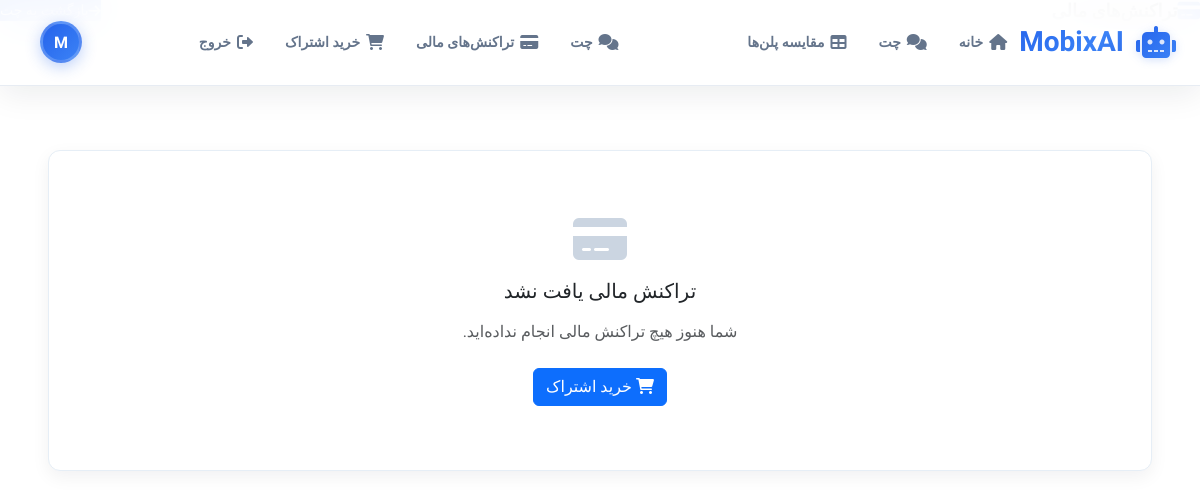
The app's page /financial-transactions/ (signed in), older data.
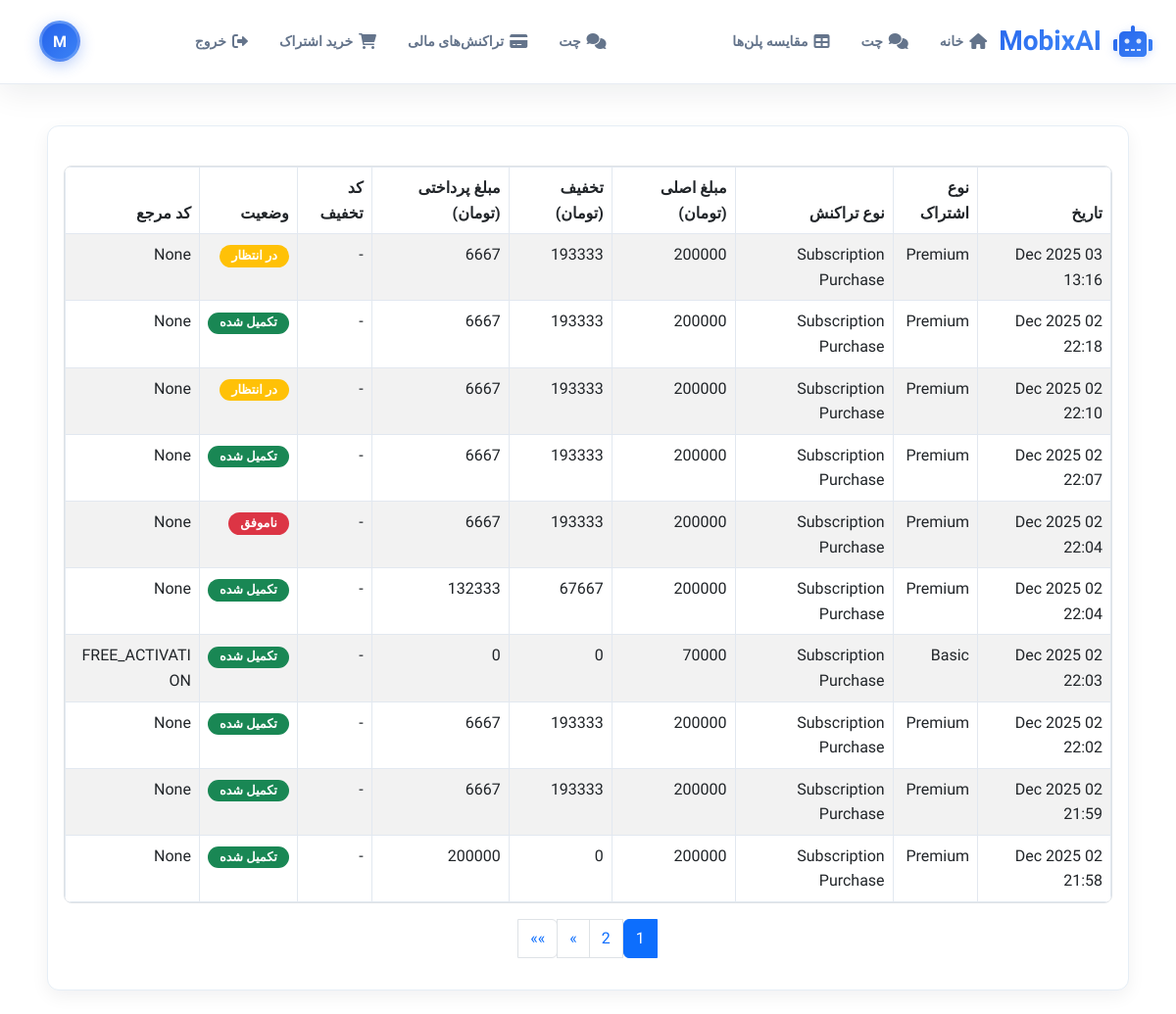
The same page, newer data.
### subscriptions/models.py (models this page shows, shortened)
class FinancialTransaction(models.Model):
    TRANSACTION_TYPES = [
        ('subscription_purchase', 'Subscription Purchase'),
        ('subscription_upgrade', 'Subscription Upgrade'),
        ('subscription_renewal', 'Subscription Renewal'),
    ]
    TRANSACTION_STATUS = [
        ('pending', 'Pending'),
        ('completed', 'Completed'),
        ('failed', 'Failed'),
        ('refunded', 'Refunded'),
    ]
    user = models.ForeignKey(User, on_delete=models.CASCADE, related_name='financial_transactions')
    subscription_type = models.ForeignKey(SubscriptionType, on_delete=models.CASCADE, null=True, blank=True)
    transaction_type = models.CharField(max_length=30, choices=TRANSACTION_TYPES)
    status = models.CharField(max_length=20, choices=TRANSACTION_STATUS, default='pending')
    amount = models.DecimalField(max_digits=10, decimal_places=2, help_text="Amount in Tomans")
    original_amount = models.DecimalField(max_digits=10, decimal_places=2, null=True, blank=True, help_text="Original amount before discounts in Tomans")
    discount_amount = models.DecimalField(max_digits=10, decimal_places=2, default=0, help_text="Discount amount in Tomans")
    authority = models.CharField(max_length=100, unique=True, help_text="Payment authority from gateway")
    reference_id = models.CharField(max_length=100, null=True, blank=True, help_text="Reference ID from payment gateway")
    discount_code = models.ForeignKey(DiscountCode, on_delete=models.SET_NULL, null=True, blank=True)
    created_at = models.DateTimeField(default=timezone.now)
    updated_at = models.DateTimeField(auto_now=True)
    class Meta:
        db_table = 'financial_transactions'
        verbose_name = "Financial Transaction"
        verbose_name_plural = "Financial Transactions"
        ordering = ['-created_at']

class SubscriptionType(models.Model):
    name = models.CharField(max_length=50, unique=True)
    description = models.TextField(blank=True)
    price = models.DecimalField(max_digits=10, decimal_places=2, default=0)
    duration_days = models.IntegerField(default=30, help_text="Subscription duration in days")
    sku = models.CharField(max_length=50, unique=True, help_text="Stock Keeping Unit for the subscription")
    max_tokens = models.IntegerField(default=0, help_text="Maximum tokens allowed for this subscription (0 for unlimited)")
    max_tokens_free = models.IntegerField(default=0, help_text="Maximum free tokens allowed for this subscription (0 for unlimited)")
    max_openrouter_cost_usd = models.DecimalField(
        max_digits=10,
        decimal_places=2,
        default=0,
        help_text="Maximum OpenRouter API cost in USD allowed for this subscription (0 for unlimited)"
    )
    hourly_max_messages = models.IntegerField(default=0, help_text="Maximum messages per hour (0 for unlimited)")
    hourly_max_tokens = models.IntegerField(default=0, help_text="Maximum tokens per hour (0 for unlimited)")
    three_hours_max_messages = models.IntegerField(default=0, help_text="Maximum messages per 3 hours (0 for unlimited)")
    three_hours_max_tokens = models.IntegerField(default=0, help_text="Maximum tokens per 3 hours (0 for unlimited)")
    twelve_hours_max_messages = models.IntegerField(default=0, help_text="Maximum messages per 12 hours (0 for unlimited)")
    twelve_hours_max_tokens = models.IntegerField(default=0, help_text="Maximum tokens per 12 hours (0 for unlimited)")
    daily_max_messages = models.IntegerField(default=0, help_text="Maximum messages per day (0 for unlimited)")
    daily_max_tokens = models.IntegerField(default=0, help_text="Maximum tokens per day (0 for unlimited)")
    weekly_max_messages = models.IntegerField(default=0, help_text="Maximum messages per week (0 for unlimited)")
    weekly_max_tokens = models.IntegerField(default=0, help_text="Maximum tokens per week (0 for unlimited)")
    monthly_max_messages = models.IntegerField(default=0, help_text="Maximum messages per month (0 for unlimited)")
    monthly_max_tokens = models.IntegerField(default=0, help_text="Maximum tokens per month (0 for unlimited)")
    monthly_free_model_messages = models.IntegerField(default=0, help_text="Maximum free model messages per month (0 for unlimited)")
    monthly_free_model_tokens = models.IntegerField(default=0, help_text="Maximum free model tokens per month (0 for unlimited)")
    daily_image_generation_limit = models.IntegerField(default=10, help_text="Maximum images that can be generated per day (0 for unlimited)")
    weekly_image_generation_limit = models.IntegerField(default=50, help_text="Maximum images that can be generated per week (0 for unlimited)")
    monthly_image_generation_limit = models.IntegerField(default=200, help_text="Maximum images that can be generated per month (0 for unlimited)")
    is_active = models.BooleanField(default=True)
    created_at = models.DateTimeField(default=timezone.now)
    class Meta:
        db_table = 'subscription_types'

### core/views.py (the view)
# urls.py: path('financial-transactions/', views.financial_transactions, name='financial_transactions'),
@login_required
def financial_transactions(request):
    FinancialTransaction = apps.get_model('subscriptions', 'FinancialTransaction')
    transactions = FinancialTransaction.objects.filter(
        user=request.user
    ).order_by('-created_at')
    paginator = Paginator(transactions, 10)
    page_number = request.GET.get('page')
    page_obj = paginator.get_page(page_number)
    context = {
        'transactions': page_obj,
    }
    return render(request, 'financial_transactions.html', context)

### accounts/models.py (called while the page is built)
    def get_subscription_type(self):
        try:
            user_subscription = self.subscription
            if user_subscription.is_active:
                if user_subscription.end_date and user_subscription.end_date < timezone.now():
                    user_subscription.is_active = False
                    user_subscription.save()
                    return None
                return user_subscription.subscription_type
        except:
            pass
        return None

    def get_subscription_info(self):
        try:
            user_subscription = self.subscription
            if user_subscription.is_active:
                if user_subscription.end_date and user_subscription.end_date < timezone.now():
                    user_subscription.is_active = False
                    user_subscription.save()
                    return None
                return user_subscription
        except:
            pass
        return None

### templates/financial_transactions.html (shortened to what the changed rows need)
{% extends 'base.html' %}
{% block content %}
<div class="chatgpt-container">
    <div class="chatgpt-layout">
        <div class="main-content">
            <div class="chat-messages-container">
                <div class="chat-messages">
                    {% if user.is_authenticated %}
                        <div class="card" style="border: 1px solid #E6EEF6; border-radius: 12px; box-shadow: 0 6px 18px rgba(11,18,32,0.06);">
                            <div class="card-body">
                                {% if transactions %}
                                    <div class="table-responsive">
                                        <table class="table table-striped table-hover">
                                            <thead>
                                                <tr>
                                                    <th>تاریخ</th>
                                                    <th>نوع اشتراک</th>
                                                    <th>نوع تراکنش</th>
                                                    <th>مبلغ اصلی (تومان)</th>
                                                    <th>تخفیف (تومان)</th>
                                                    <th>مبلغ پرداختی (تومان)</th>
                                                    <th>کد تخفیف</th>
                                                    <th>وضعیت</th>
                                                    <th>کد مرجع</th>
                                                </tr>
                                            </thead>
                                            <tbody>
                                                {% for transaction in transactions %}
                                                <tr>
                                                    <td>{{ transaction.created_at|date:"d M Y H:i" }}</td>
                                                    <td>
                                                        {% if transaction.subscription_type %}
                                                            {{ transaction.subscription_type.name }}
                                                        {% else %}
                                                            -
                                                        {% endif %}
                                                    </td>
                                                    <td>{{ transaction.get_transaction_type_display }}</td>
                                                    <td>
                                                        {% if transaction.original_amount %}
                                                            {{ transaction.original_amount|floatformat:0 }}
                                                        {% else %}
                                                            -
                                                        {% endif %}
                                                    </td>
                                                    <td>{{ transaction.discount_amount|floatformat:0 }}</td>
                                                    <td>{{ transaction.amount|floatformat:0 }}</td>
                                                    <td>
                                                        {% if transaction.discount_code %}
                                                            {{ transaction.discount_code.code }}
                                                        {% else %}
                                                            -
                                                        {% endif %}
                                                    </td>
                                                    <td>
                                                        {% if transaction.status == 'completed' %}
                                                            <span class="badge bg-success">تکمیل شده</span>
                                                        {% elif transaction.status == 'pending' %}
                                                            <span class="badge bg-warning">در انتظار</span>
                                                        {% elif transaction.status == 'failed' %}
                                                            <span class="badge bg-danger">ناموفق</span>
                                                        {% elif transaction.status == 'refunded' %}
                                                            <span class="badge bg-info">برگشت داده شده</span>
                                                        {% endif %}
                                                    </td>
                                                    <td>{{ transaction.reference_id|truncatechars:15 }}</td>
                                                </tr>
                                                {% endfor %}
                                            </tbody>
                                        </table>
                                    </div>
                                    {% if transactions.has_other_pages %}
                                    <nav aria-label="Pagination">
                                        <ul class="pagination justify-content-center">
                                            {% for num in transactions.paginator.page_range %}
                                                {% if transactions.number == num %}
                                                    <li class="page-item active">
                                                        <span class="page-link">{{ num }}</span>
                                                    </li>
                                                {% elif num > transactions.number|add:'-3' and num < transactions.number|add:'3' %}
                                                    <li class="page-item">
                                                        <a class="page-link" href="?page={{ num }}">{{ num }}</a>
                                                    </li>
                                                {% endif %}
                                            {% endfor %}
                                            {% if transactions.has_next %}
                                                <li class="page-item">
                                                    <a class="page-link" href="?page={{ transactions.next_page_number }}" aria-label="Next">
                                                        <span aria-hidden="true">&raquo;</span>
                                                    </a>
                                                </li>
                                                <li class="page-item">
                                                    <a class="page-link" href="?page={{ transactions.paginator.num_pages }}" aria-label="Last">
                                                        <span aria-hidden="true">&raquo;&raquo;</span>
                                                    </a>
                                                </li>
                                            {% endif %}
                                        </ul>
                                    </nav>
                                    {% endif %}
                                {% else %}
                                    <div class="text-center py-5">
                                        <i class="fas fa-credit-card fa-3x mb-3" style="color: #CBD5E1;"></i>
                                        <h5 class="mb-3">تراکنش مالی یافت نشد</h5>
                                        <p class="text-muted mb-4">شما هنوز هیچ تراکنش مالی انجام نداده‌اید.</p>
                                        <a href="{% url 'purchase_subscription' %}" class="btn btn-primary">
                                            <i class="fas fa-shopping-cart"></i> خرید اشتراک
                                        </a>
                                    </div>
                                {% endif %}
                            </div>
                        </div>
                    {% endif %}
                </div>
            </div>
        </div>
    </div>
</div>
{% endblock %}

Row changes from the older to the newer data that the page shows:
added FinancialTransaction: status "در انتظار"
added FinancialTransaction: status "تکمیل شده"
added FinancialTransaction: status "در انتظار"
added FinancialTransaction: status "تکمیل شده"
added FinancialTransaction: status "ناموفق"
added FinancialTransaction: status "تکمیل شده"
added FinancialTransaction: status "تکمیل شده"
added FinancialTransaction: status "تکمیل شده"
added FinancialTransaction: status "تکمیل شده"
added FinancialTransaction: status "تکمیل شده"
Text that changed along with them:
text no longer shown: "تراکنش مالی یافت نشد شما هنوز هیچ تراکنش مالی انجام نداده‌اید. خرید اشتراک"
text now shown: "تاریخ نوع اشتراک نوع تراکنش مبلغ اصلی (تومان) تخفیف (تومان) مبلغ پرداختی (تومان) کد تخفیف وضعیت کد مرجع » »»"
new list line: "1"
new list line: "2"
